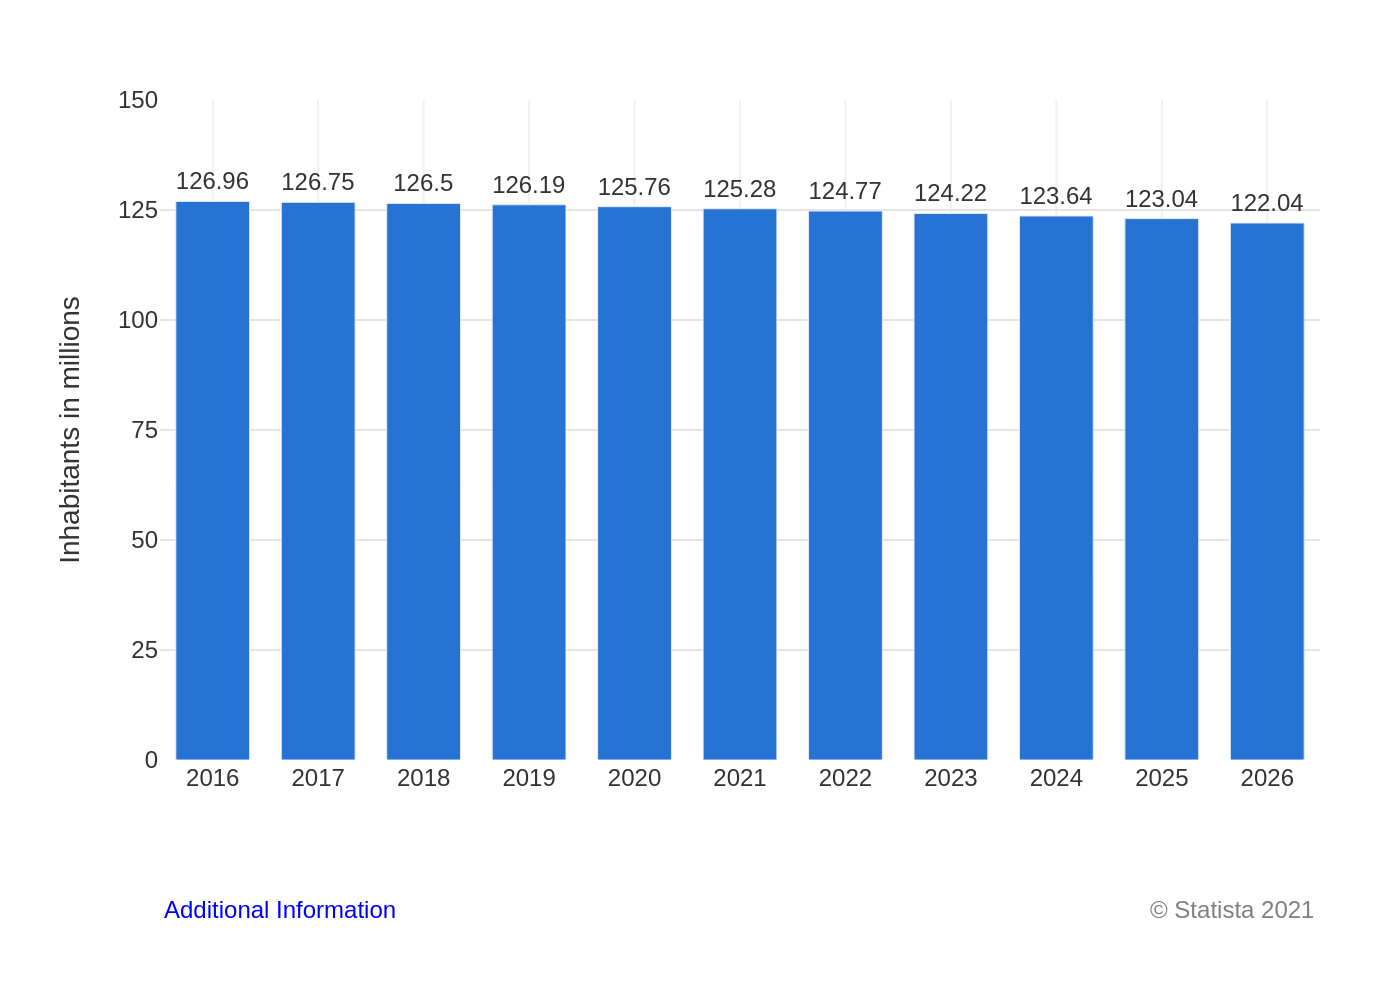

Recreate this plot in Python.
import sys
import json
import os
import plotly.graph_objects as go

if len(sys.argv) != 2:
    print("Usage: python recreate_chart.py <path_to_json_file>")
    sys.exit(1)

json_path = sys.argv[1]

try:
    with open(json_path, 'r', encoding='utf-8') as f:
        chart_info = json.load(f)
except FileNotFoundError:
    print(f"Error: JSON file not found at {json_path}")
    sys.exit(1)
except json.JSONDecodeError:
    print(f"Error: Could not decode JSON from {json_path}")
    sys.exit(1)

chart_data = chart_info['chart_data']
texts = chart_info['texts']
colors = chart_info['colors']

categories = [item['category'] for item in chart_data]
values = [item['value'] for item in chart_data]

fig = go.Figure()

fig.add_trace(go.Bar(
    x=categories,
    y=values,
    marker_color=colors[0],
    text=values,
    textposition='outside',
    texttemplate='%{text}',
    cliponaxis=False
))

title_text = ""
if texts.get('title'):
    title_text += f"<b>{texts['title']}</b>"
if texts.get('subtitle'):
    title_text += f"<br><sub>{texts['subtitle']}</sub>"

annotations = []
if texts.get('note'):
    annotations.append(
        dict(
            xref='paper', yref='paper',
            x=0, y=-0.2,
            xanchor='left', yanchor='top',
            text=texts['note'],
            showarrow=False,
            font=dict(family="Arial", size=12, color="blue")
        )
    )

if texts.get('source'):
    annotations.append(
        dict(
            xref='paper', yref='paper',
            x=1, y=-0.2,
            xanchor='right', yanchor='top',
            text=texts['source'],
            showarrow=False,
            font=dict(family="Arial", size=12, color="grey")
        )
    )

fig.update_layout(
    title=dict(
        text=title_text,
        x=0.05,
        xanchor='left'
    ),
    yaxis=dict(
        title=texts.get('y_axis_title'),
        range=[0, 150],
        tickvals=[0, 25, 50, 75, 100, 125, 150],
        gridcolor='#E5E5E5',
        zeroline=False
    ),
    xaxis=dict(
        title=texts.get('x_axis_title'),
        gridcolor='#F0F0F0'
    ),
    plot_bgcolor='white',
    paper_bgcolor='white',
    font=dict(family="Arial", size=12, color='#333333'),
    showlegend=False,
    margin=dict(l=80, r=40, t=50, b=120),
    annotations=annotations,
    bargap=0.3
)

fig.update_traces(
    textfont=dict(
        family="Arial",
        size=12
    )
)

base_filename = os.path.splitext(os.path.basename(json_path))[0]
output_filename = f"{base_filename}.png"

fig.write_image(output_filename, scale=2)

print(f"Chart saved to {output_filename}")
